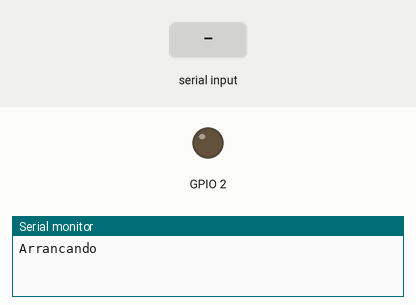
The sketch below on a simulated ESP32. Parts: output pins drawn as LEDs (lit = HIGH), the last lines printed to the serial monitor. The test bench sets the inputs (shaded band). Nothing arrives over Bluetooth unless stated.

Above: at 1.2 s.
1.3 s: "A" received over the second serial link
At 2.4 s:
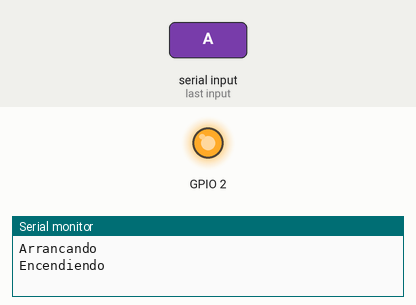
2.8 s: "B" received over the second serial link
At 3.6 s:
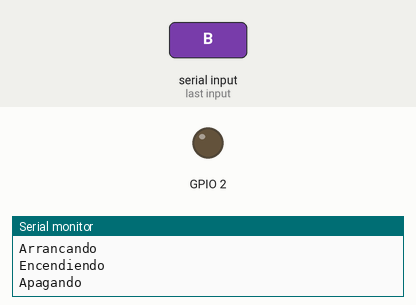
Timing chart, 0 to 5.8 s (numbered marks = the images above; inputs shaded):
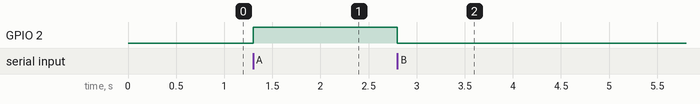

The sketch:

tema23b.ino
```cpp
#include "BluetoothSerial.h"

BluetoothSerial BT;

void setup() {
  Serial.begin(115200);
  pinMode(2, OUTPUT);
  Serial.println("Arrancando");
  BT.begin("ESP32 AI2", false);
}

void loop() {
  char dato;
  if (BT.available()) {
    dato = BT.read();
    if (dato == 'A') {
      digitalWrite(2, HIGH);
      Serial.println("Encendiendo");
    }
    if (dato == 'B') {
      digitalWrite(2, LOW);
      Serial.println("Apagando");
    }
  }
}
```

Measured:
- after the input at 1.3 s, GPIO 2: LOW → HIGH at once
- after the input at 2.8 s, GPIO 2: HIGH → LOW at once
